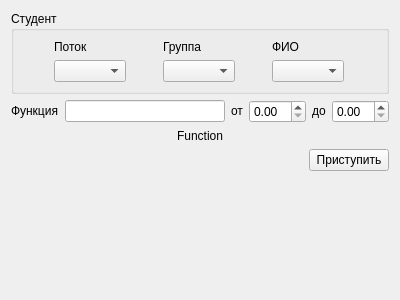
<?xml version="1.0" encoding="UTF-8"?>
<ui version="4.0">
 <class>TaskChoiceWidget</class>
 <widget class="QWidget" name="TaskChoiceWidget">
  <property name="geometry">
   <rect>
    <x>0</x>
    <y>0</y>
    <width>400</width>
    <height>300</height>
   </rect>
  </property>
  <property name="windowTitle">
   <string>Task choice</string>
  </property>
  <layout class="QVBoxLayout" name="verticalLayout">
   <item>
    <widget class="QGroupBox" name="widgetStudent">
     <property name="sizePolicy">
      <sizepolicy hsizetype="Minimum" vsizetype="Fixed">
       <horstretch>0</horstretch>
       <verstretch>0</verstretch>
      </sizepolicy>
     </property>
     <property name="title">
      <string>Студент</string>
     </property>
     <layout class="QGridLayout" name="layoutStudent">
      <item row="0" column="0">
       <widget class="QLabel" name="labelProgram">
        <property name="sizePolicy">
         <sizepolicy hsizetype="Fixed" vsizetype="Fixed">
          <horstretch>0</horstretch>
          <verstretch>0</verstretch>
         </sizepolicy>
        </property>
        <property name="text">
         <string>Поток</string>
        </property>
       </widget>
      </item>
      <item row="0" column="1">
       <widget class="QLabel" name="labelGroup">
        <property name="sizePolicy">
         <sizepolicy hsizetype="Fixed" vsizetype="Fixed">
          <horstretch>0</horstretch>
          <verstretch>0</verstretch>
         </sizepolicy>
        </property>
        <property name="text">
         <string>Группа</string>
        </property>
       </widget>
      </item>
      <item row="0" column="2">
       <widget class="QLabel" name="labelName">
        <property name="sizePolicy">
         <sizepolicy hsizetype="Fixed" vsizetype="Fixed">
          <horstretch>0</horstretch>
          <verstretch>0</verstretch>
         </sizepolicy>
        </property>
        <property name="text">
         <string>ФИО</string>
        </property>
       </widget>
      </item>
      <item row="1" column="0">
       <widget class="QComboBox" name="inputProgram">
        <property name="sizePolicy">
         <sizepolicy hsizetype="Preferred" vsizetype="Fixed">
          <horstretch>0</horstretch>
          <verstretch>0</verstretch>
         </sizepolicy>
        </property>
       </widget>
      </item>
      <item row="1" column="1">
       <widget class="QComboBox" name="inputGroup">
        <property name="sizePolicy">
         <sizepolicy hsizetype="Minimum" vsizetype="Fixed">
          <horstretch>0</horstretch>
          <verstretch>0</verstretch>
         </sizepolicy>
        </property>
       </widget>
      </item>
      <item row="1" column="2">
       <widget class="QComboBox" name="inputName">
        <property name="sizePolicy">
         <sizepolicy hsizetype="Minimum" vsizetype="Fixed">
          <horstretch>0</horstretch>
          <verstretch>0</verstretch>
         </sizepolicy>
        </property>
       </widget>
      </item>
     </layout>
    </widget>
   </item>
   <item>
    <layout class="QHBoxLayout" name="layoutInputTask">
     <item>
      <widget class="QLabel" name="labelF">
       <property name="sizePolicy">
        <sizepolicy hsizetype="Fixed" vsizetype="Fixed">
         <horstretch>0</horstretch>
         <verstretch>0</verstretch>
        </sizepolicy>
       </property>
       <property name="text">
        <string>Функция</string>
       </property>
      </widget>
     </item>
     <item>
      <widget class="QLineEdit" name="inputF"/>
     </item>
     <item>
      <widget class="QLabel" name="labelStart">
       <property name="sizePolicy">
        <sizepolicy hsizetype="Fixed" vsizetype="Fixed">
         <horstretch>0</horstretch>
         <verstretch>0</verstretch>
        </sizepolicy>
       </property>
       <property name="text">
        <string>от</string>
       </property>
      </widget>
     </item>
     <item>
      <widget class="QDoubleSpinBox" name="inputStart"/>
     </item>
     <item>
      <widget class="QLabel" name="labelEnd">
       <property name="sizePolicy">
        <sizepolicy hsizetype="Fixed" vsizetype="Fixed">
         <horstretch>0</horstretch>
         <verstretch>0</verstretch>
        </sizepolicy>
       </property>
       <property name="text">
        <string>до</string>
       </property>
      </widget>
     </item>
     <item>
      <widget class="QDoubleSpinBox" name="inputEnd"/>
     </item>
    </layout>
   </item>
   <item>
    <layout class="QHBoxLayout" name="layoutViewTask">
     <item>
      <widget class="QLabel" name="viewTask">
       <property name="sizePolicy">
        <sizepolicy hsizetype="Fixed" vsizetype="Preferred">
         <horstretch>0</horstretch>
         <verstretch>0</verstretch>
        </sizepolicy>
       </property>
       <property name="text">
        <string>Function</string>
       </property>
       <property name="textFormat">
        <enum>Qt::PlainText</enum>
       </property>
       <property name="scaledContents">
        <bool>true</bool>
       </property>
       <property name="alignment">
        <set>Qt::AlignLeading|Qt::AlignLeft|Qt::AlignVCenter</set>
       </property>
       <property name="wordWrap">
        <bool>true</bool>
       </property>
      </widget>
     </item>
    </layout>
   </item>
   <item>
    <layout class="QHBoxLayout" name="layoutComplete">
     <item>
      <spacer name="spacerComplete">
       <property name="orientation">
        <enum>Qt::Horizontal</enum>
       </property>
       <property name="sizeHint" stdset="0">
        <size>
         <width>40</width>
         <height>20</height>
        </size>
       </property>
      </spacer>
     </item>
     <item>
      <widget class="QPushButton" name="buttonComplete">
       <property name="text">
        <string>Приступить</string>
       </property>
      </widget>
     </item>
    </layout>
   </item>
   <item>
    <spacer name="spacer">
     <property name="orientation">
      <enum>Qt::Vertical</enum>
     </property>
     <property name="sizeHint" stdset="0">
      <size>
       <width>20</width>
       <height>40</height>
      </size>
     </property>
    </spacer>
   </item>
  </layout>
 </widget>
 <resources/>
 <connections/>
</ui>
